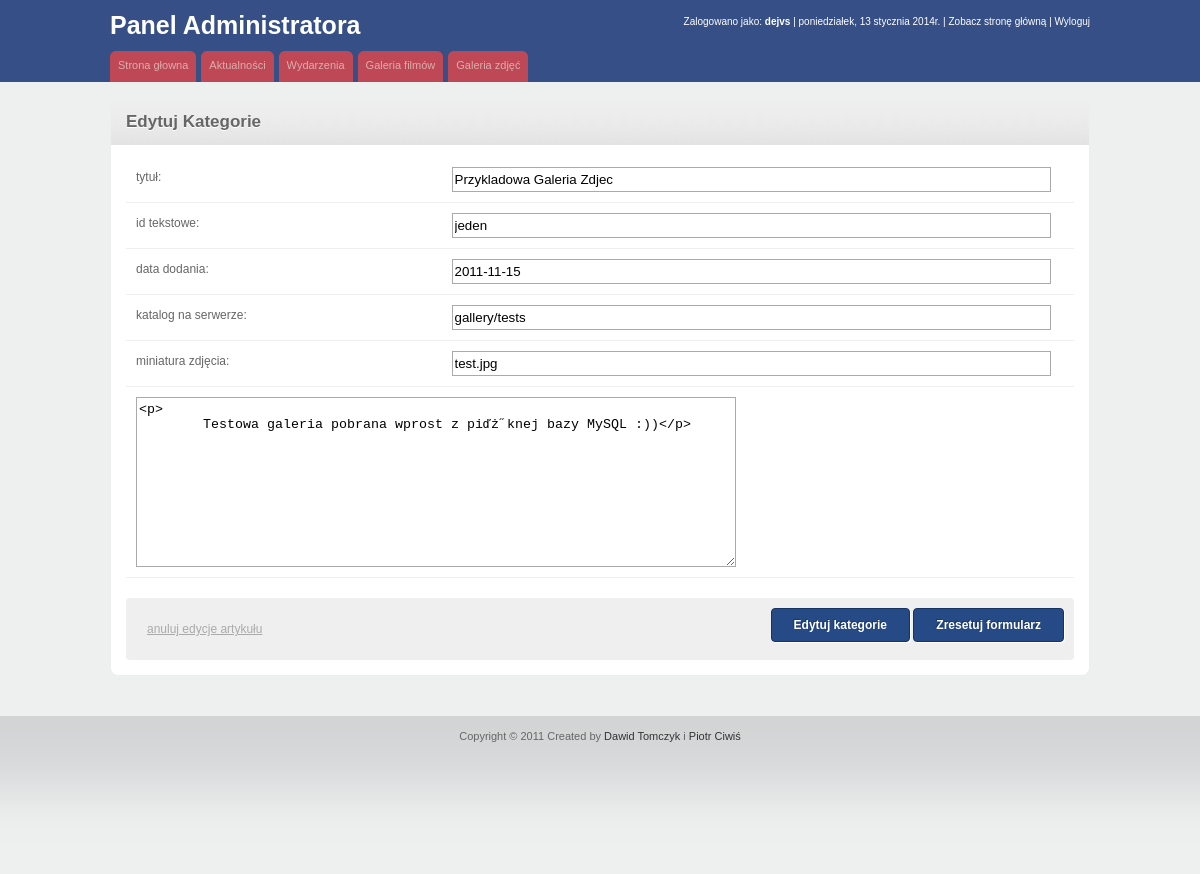
Page /PAI_musicBlog/administrator/index.php?admin=gallery&action=edit&id=1 (signed in) on the committed database.
### tables this page shows
CREATE TABLE `gallery_category` (
  `id` int(11) NOT NULL auto_increment,
  `tit_id` text NOT NULL,
  `title` text NOT NULL,
  `description` text NOT NULL,
  `addDate` date NOT NULL,
  `patch` text NOT NULL,
  `thumbnail` text NOT NULL,
  PRIMARY KEY  (`id`)
);

### PAI_musicBlog/administrator/includes/show.class.php (the view, shortened to what this page needs)
<?php
class Show
{
    private static function showDate()
    {
        $dzien = date('d');
        $dzien_tyg = date('l');
        $miesiac = date('n');
        $rok = date('Y');
        $miesiac_pl = array(1 => 'stycznia', 'lutego', 'marca', 'kwietnia', 'maja', 'czerwca', 'lipca', 'sierpnia', 'września', 'października', 'listopada', 'grudnia');
        $dzien_tyg_pl = array('Monday' => 'poniedziałek', 'Tuesday' => 'wtorek', 'Wednesday' => 'środa', 'Thursday' => 'czwartek', 'Friday' => 'piątek', 'Saturday' => 'sobota', 'Sunday' => 'niedziela');
        echo $dzien_tyg_pl[$dzien_tyg].", ".$dzien." ".$miesiac_pl[$miesiac]." ".$rok."r.";
    }
    public static function DiplayHeader($user)
    {
        echo
        '
            <!DOCTYPE html PUBLIC "-//W3C//DTD XHTML 1.0 Transitional//EN" "http://www.w3.org/TR/xhtml1/DTD/xhtml1-transitional.dtd">
            <html xmlns="http://www.w3.org/1999/xhtml">
            <head>
                <meta http-equiv="Content-type" content="text/html; charset=utf-8" />
                <title>Panel Administratora</title>
                <link rel="stylesheet" href="style.css" type="text/css" media="all" />
                <link rel="stylesheet" href="uni-form/default.uni-form.css" type="text/css" media="all" />
                <link rel="stylesheet" href="uni-form/uni-form.css" type="text/css" media="all" />
                <script type="text/javascript" src="js/jquery-1.5.1.min.js"></script>
				<script type="text/javascript" src="ckeditor/ckeditor.js"></script>
				<script type="text/javascript" src="ckeditor/adapters/jquery.js"></script>
				<script language="javascript">
						$(document).ready(function(){
							$(\'textarea\').ckeditor({ height : 300 });
						});
				</script>
            </head>
            <body>
                <div id="header">
                    <div class="shell">
                        <div id="head">
                            <h1><a href="index.php">Panel Administratora</a></h1>
                            <div class="right">
                                <p>
                                    Zalogowano jako: <strong>',$user,'</strong> | ';
                                    Show::showDate();
                                    echo ' | <a href="../index.php" target="_new" >Zobacz stronę główną</a> |
                                    <a href="logout.php">Wyloguj</a>
                                </p>
                            </div>
                        </div>
                        <div id="navigation">
                            <ul>
                                <li><a href="index.php"><span>Strona głowna</span></a></li>
                                <li><a href="index.php?admin=news"><span>Aktualności</span></a></li>
                                <li><a href="index.php?admin=events"><span>Wydarzenia</span></a></li>
                                <li><a href="index.php?admin=films"><span>Galeria filmów</span></a></li>
                                <li><a href="index.php?admin=gallery"><span>Galeria zdjęć</span></a></li>
                            </ul>
                        </div>
                    </div>
                </div>
                <div id="content" class="shell">';
    }
    public static function DiplayFooter()
    {
        echo '
            </div>
            <div id="footer">
                <p>Copyright &copy; 2011 Created by <a href="mailto:dawidtomczyk@wp.eu">Dawid Tomczyk </a> i <a href="mailto:">Piotr Ciwiś</a></p>
            </div>
            </body>
            </html>';
    }
    public static function Galeria($action)
    {
		if(!empty($action))
		{
            switch($action)
            {
                case 'edit':
                    adminGallery::editCategory($_GET['id'], $_POST['idtekst'], $_POST['title'], $_POST['description'], $_POST['addDate'], $_POST['patch'], $_POST['thumb'], $_GET['accept']);
                    break;
            }
		}
    }
    public static function showEditCat($id, $id_tekst, $title, $description, $addDate, $patch, $thumb)
    {
        echo
        '
            <div class="round">
                <div class="round-head">
                    <h2>Edytuj Kategorie</h2>
                </div>
                <div class="round-content">
                    <form action="index.php?admin=gallery&action=edit&id=',$id,'&accept=yes" class="uniForm" method="post">
                    <fieldset class="inlineLabels">
                        <div class="ctrlHolder">
                            <label>tytuł:</label>
                            <input type="text" id="title" value="',$title,'" name="title" class="textInput"/>
                         </div>
                        <div class="ctrlHolder">
                            <label>id tekstowe:</label>
                            <input type="text" id="idtekst" name="idtekst" value="',$id_tekst,'" class="textInput"/>
                        </div>
                        <div class="ctrlHolder">
                            <label>data dodania:</label>
                            <input type="text" id="addDate" name="addDate" value="',$addDate,'" class="textInput"/>
                        </div>
                        <div class="ctrlHolder">
                            <label>katalog na serwerze:</label>
                            <input type="text" id="patch" name="patch" value="',$patch,'" class="textInput"/>
                        </div>
                        <div class="ctrlHolder">
                            <label>miniatura zdjęcia:</label>
                            <input type="text" id="thumb" name="thumb" value="',$thumb,'" class="textInput"/>
                        </div>
                        <div class="ctrlHolder">
                            <textarea id="description" name="description" class="textInput"/>',$description,'</textarea>
                        </div>
                        <br />
                        <div class="buttonHolder">
                            <a id="passwordForgot" href="index.php?admin=gallery&action=showCat">anuluj edycje artykułu</a>
                            <button id="login" type="submit" class="primaryAction">Edytuj kategorie</button>
                            <button id="reset" type="reset" class="primaryAction">Zresetuj formularz</button>
                        </div>
                    </fieldset>
                    </form>
                </div>
            </div>
        ';
    }
}
?>

### PAI_musicBlog/administrator/style.css (style rules this page uses)
body { font-family: Verdana, Arial, sans-serif; font-size:12px; line-height:20px; color:#666; background:#eeefef; }
.right { float:right; display:inline; }
a { color:#364f86; text-decoration: none; cursor:pointer; }
.shell { width:980px; margin:0 auto; }
h1, h2, h3, h4, h5 { font-family: "Trebuchet MS", Arial, sans-serif; padding-bottom:8px; }
h1 { font-size:18px; line-height:22px; }
h2 { font-size:17px; line-height:21px; }
#header { background:#364f86; height:82px; }
#header h1 { float:left; white-space:nowrap; padding-top:8px; font-size:25px; line-height:35px; color:#fff; }
#header a { color:#fff }
#header #head { height:43px; overflow:hidden; }
#header .right { color:#fff; white-space:nowrap; font-size:10px; }
#header .right p { padding-top:12px; }
#navigation { height:31px; }
#navigation ul { list-style-type: none; padding-top:8px; font-size:11px; }
#navigation ul li { float:left; display:inline; margin-right:5px; }
#navigation ul li a, #navigation ul li a span { float:left; display:inline; height:31px; padding:0 0 0 8px; background:url(images/nav.gif) no-repeat 0 0; }
#navigation ul li a span { padding:0 8px 0 0; background-position:right 0; }
#navigation ul li a { color:#ddadab; line-height:29px; }
#content { padding:20px 0 20px 0; }
#content a { text-decoration: underline; }
#footer { text-align: center; font-size:11px; padding:10px 0 0 0; color:#666; background:url(images/footer.gif) repeat-x 0 0; height:148px; }
#footer a { color:#333; }
#passwordForgot { color: #aaa; float: left; margin: 11px; }
.round { position: relative; -moz-border-radius: 8px; -webkit-border-radius: 8px; border: 1px solid #eee; margin-bottom: 20px; background: url(images/round-bg.png) repeat-x; overflow:hidden; background-color: #fff; }
.round-head h2 { float: left; margin: 8px 0 25px 15px; padding: 0; text-shadow: 0px 1px #fff; }
.round-content { padding: 0 15px 15px 15px; clear: both; }

### PAI_musicBlog/administrator/uni-form/default.uni-form.css (style rules this page uses)
.uniForm .ctrlHolder { padding: 1em; border-bottom: 1px solid #efefef; }
.uniForm .buttonHolder { background: #efefef; text-align: right; margin: 1.5em 0 0 0; padding: 1.5em; border-radius: 4px; -webkit-border-radius: 4px; -moz-border-radius: 4px; -o-border-radius: 4px; -khtml-border-radius: 4px; }
.uniForm .buttonHolder .primaryAction { padding: 10px 22px; line-height: 1; background: #254a86; border: 1px solid #163362; font-size: 12px; font-weight: bold; color: #fff; border-radius: 4px; -webkit-border-radius: 4px; -moz-border-radius: 4px; -o-border-radius: 4px; -khtml-border-radius: 4px; box-shadow: 1px 1px 0 #fff; -webkit-box-shadow: 1px 1px 0 #fff; -moz-box-shadow: 1px 1px 0 #fff; text-shadow: -1px -1px 0 rgba(0,0,0,.25); }
.uniForm .textInput, .uniForm textarea { padding: 4px 2px; border: 1px solid #aaa; background: #fff; }
.uniForm textarea { height: 12em; }

### PAI_musicBlog/administrator/uni-form/uni-form.css (style rules this page uses)
.uniForm { margin: 0; padding: 0; position: relative; z-index: 1; }
.uniForm fieldset { border: none; margin: 0; padding: 0; }
.uniForm .ctrlHolder, .uniForm .buttonHolder { margin: 0; padding: 10px; clear: both; }
.uniForm:after, .uniForm .buttonHolder:after, .uniForm .ctrlHolder:after, .uniForm .ctrlHolder .multiField:after, .uniForm .inlineLabel:after { content: "."; display: block; height: 0; line-height: 0; font-size: 0; clear: both; min-height: 0; visibility: hidden; }
.uniForm label, .uniForm button { cursor: pointer; }
.uniForm label, .uniForm .label { display: block; float: none; margin: 0 0 .5em 0; padding: 0; line-height: 100%; width: auto; }
.uniForm .textInput, .uniForm .fileUpload, .uniForm .selectInput, .uniForm select, .uniForm textarea { float: left; width: 53%; margin: 0; }
.uniForm .inlineLabels label, .uniForm .inlineLabels .label, .uniForm .inlineLabels .readOnlyLabel { float: left; margin: .3em 2% 0 0; padding: 0; line-height: 1; position: relative; width: 32%; }
.uniForm .inlineLabels .textInput, .uniForm .inlineLabels .fileUpload, .uniForm .inlineLabels .selectInput, .uniForm .inlineLabels select, .uniForm .inlineLabels textarea { float: left; width: 64%; }

### rows in the picture
gallery_category: title "Przykladowa Galeria Zdjec", idtekst "jeden", addDate "2011-11-15", patch "gallery/tests", thumb "test.jpg", description "<p> Testowa galeria pobrana wprost z piďż˝knej bazy MySQL :))</p>"

### other values in the picture
$user "dejvs"
